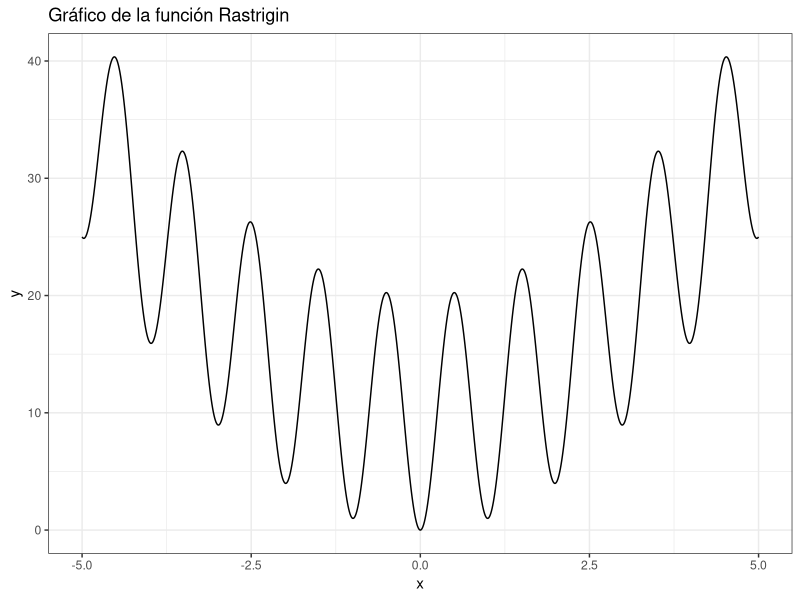
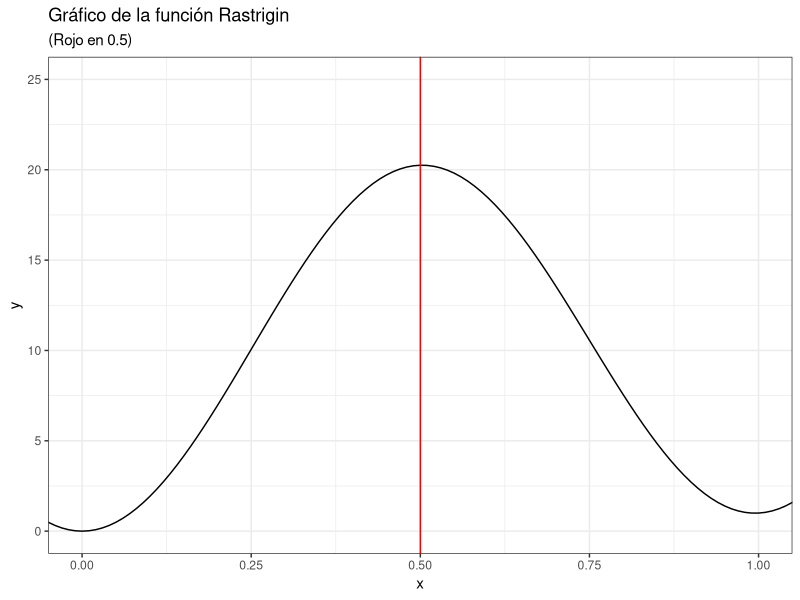
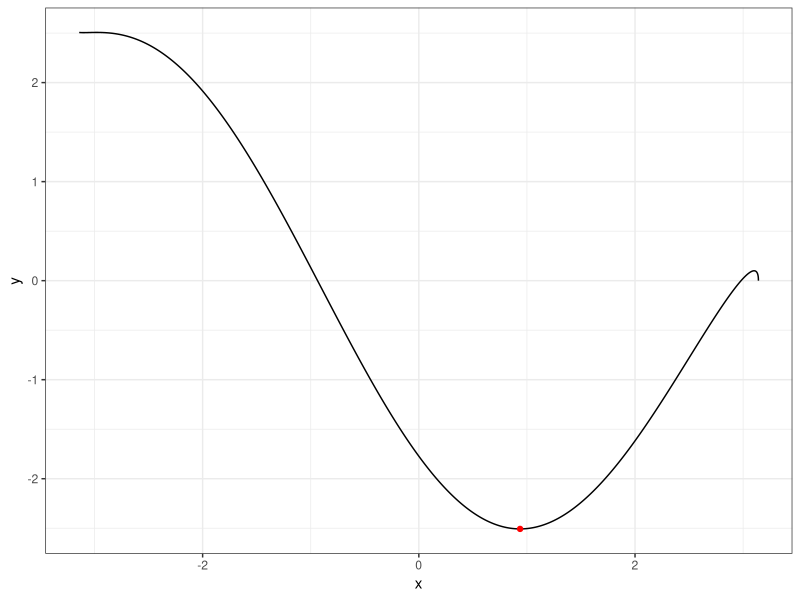
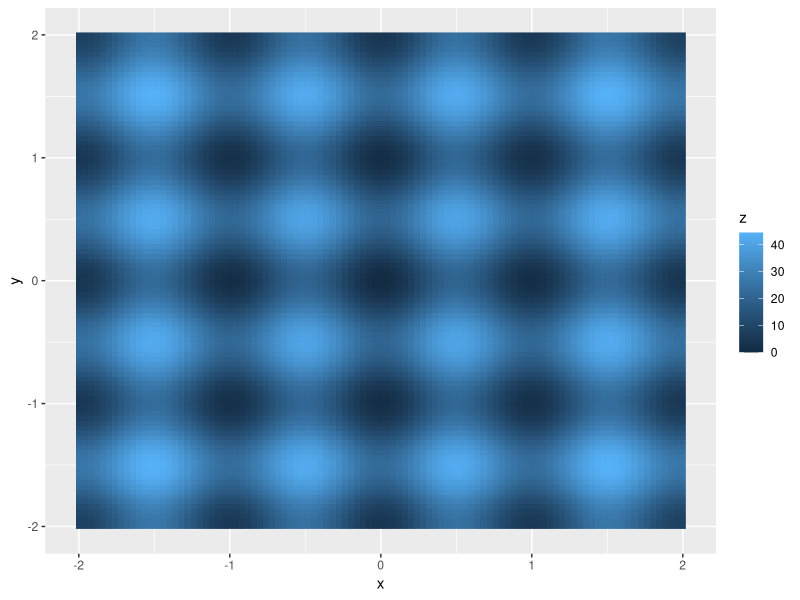
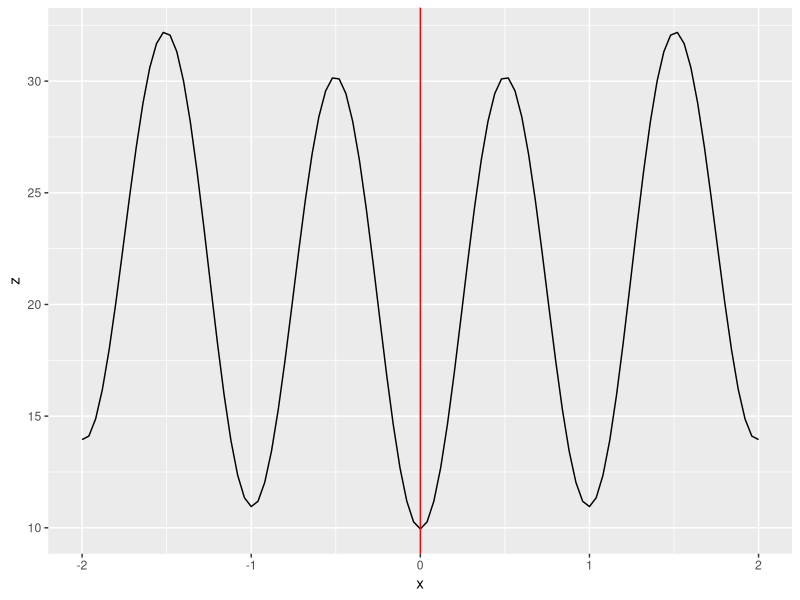

Recreate these plots in R, in order.
## ---- chunk 1
knitr::opts_chunk$set(echo = TRUE)
library(dplyr)
library(ggplot2)
## ---- chunk 2
str(formals(optim))
## ---- chunk 3
rast_1 <- function(x)10 + (x^2 - 10 *cos(2*pi*x))
## ---- chunk 4
df1 <- data.frame(x = seq(-5,5,length.out = 1001)) %>% 
  mutate(y = rast_1(x))
## ---- chunk 5
df1 %>% 
  ggplot(aes(x,y)) + 
  geom_line() + 
  ggtitle('Gráfico de la función Rastrigin') + 
  theme_bw() #+ 
  #geom_vline(xintercept = 0.5,color = 'red')
## ---- chunk 6
l_1 <- optim(par = 0.5,fn = rast_1)
str(l_1)
## ---- chunk 7
df1 %>% 
  ggplot(aes(x,y)) + 
  geom_line() + 
  ggtitle('Gráfico de la función Rastrigin',
          subtitle = '(Rojo en 0.5)') +
  theme_bw() + 
  geom_vline(xintercept = 0.5,color = 'red') + 
  coord_cartesian(xlim = c(0,1),ylim = c(0,25))
## ---- chunk 8
l_brent <- optim(par = 0.5,fn = rast_1,
                 method = 'Brent',
                 lower = -5,upper = 5)
str(l_brent)
## ---- chunk 9
c_2 <- function(x){
  sqrt(pi - x)*cos(pi - x) + sqrt(x + pi) * sin(x + pi)
}
df2 <- data.frame(x = seq(-pi,pi,length.out = 10000)) %>% 
  mutate(y = c_2(x))

pl_2 <- ggplot(df2) + 
  geom_line(aes(x = x,y = y)) + 
  theme_bw()

opt_2 <- optim(par = pi/2,c_2,method = 'Brent',
               lower = -pi,upper = pi)

df_2.1 <- data.frame(x = opt_2$par,y = opt_2$value)
pl_2.1 <- pl_2 + 
  geom_point(data = df_2.1,aes(x,y),color = 'red')
## ---- chunk 10
pl_2.1
## ---- chunk 11
c_3 <- function(x,y){
  20 + x^2 + y^2 - 10*(cos(2*pi*x) + cos(2*pi*y))
}

s3 <- seq(-2,2,length.out = 101)

df3 <- expand.grid(x = s3,y = s3) %>% 
  rowwise() %>% 
  mutate(z = c_3(x,y)) %>% 
  ungroup()

pl_3 <- ggplot(df3,aes(x = x,y = y,fill = z)) + 
  geom_raster() # O puede usar geom_point
## ---- chunk 12
pl_3
## ---- chunk 13
fun_1 <- function(...){
  sum(...,na.rm = TRUE)
}
fun_1(1:5,NA,6:15)
## ---- chunk 14
opt_3 <- optim(par = 0.1,c_3,y = 0.76)
str(opt_3)
## ---- chunk 15
pl_3.1 <- df3 %>% 
  filter(abs(y - 0.76)<0.01) %>% 
  ggplot(aes(x,y=z)) + 
  geom_line() + 
  geom_vline(xintercept = opt_3$par,color = 'red')
## ---- chunk 16
pl_3.1
## ---- chunk 17
c_4 <- function(xy){c_3(xy[1],xy[2])}
opt_4 <- optim(par = c(0.2,0.2),c_4)
## ---- chunk 18
derivada_parcial <- function(xoy){
  2*xoy + 20*pi*sin(2*pi*xoy)
}

grad_4 <- function(xy){
  c(derivada_parcial(xy[1]),
    derivada_parcial(xy[2]))
}
## ---- chunk 19
opt_5 <- optim(par =c( 0.2,0.2),fn = c_4,
                gr = grad_4,method = 'CG')
str(opt_5)
## ---- chunk 20
opt_6 <- optim(par =c( 1,1),fn = c_4,
      gr = grad_4,
      method = 'L-BFGS-B',
      lower = c(-5,-5),upper = c(5,5))
str(opt_6)
## ---- chunk 21
flb <- function(x){ 
  p <- length(x) 
  sum(c(1, rep(4, p-1)) * (x - c(1, x[-p])^2)^2) 
}
## ---- chunk 22
opt_gen <- optim(rep(3, 25), fn = flb, 
                 gr = NULL, method = "L-BFGS-B",
                 lower = rep(1, 25), 
                 upper = rep(4, 25))
## ---- chunk 23
opt_gen 
